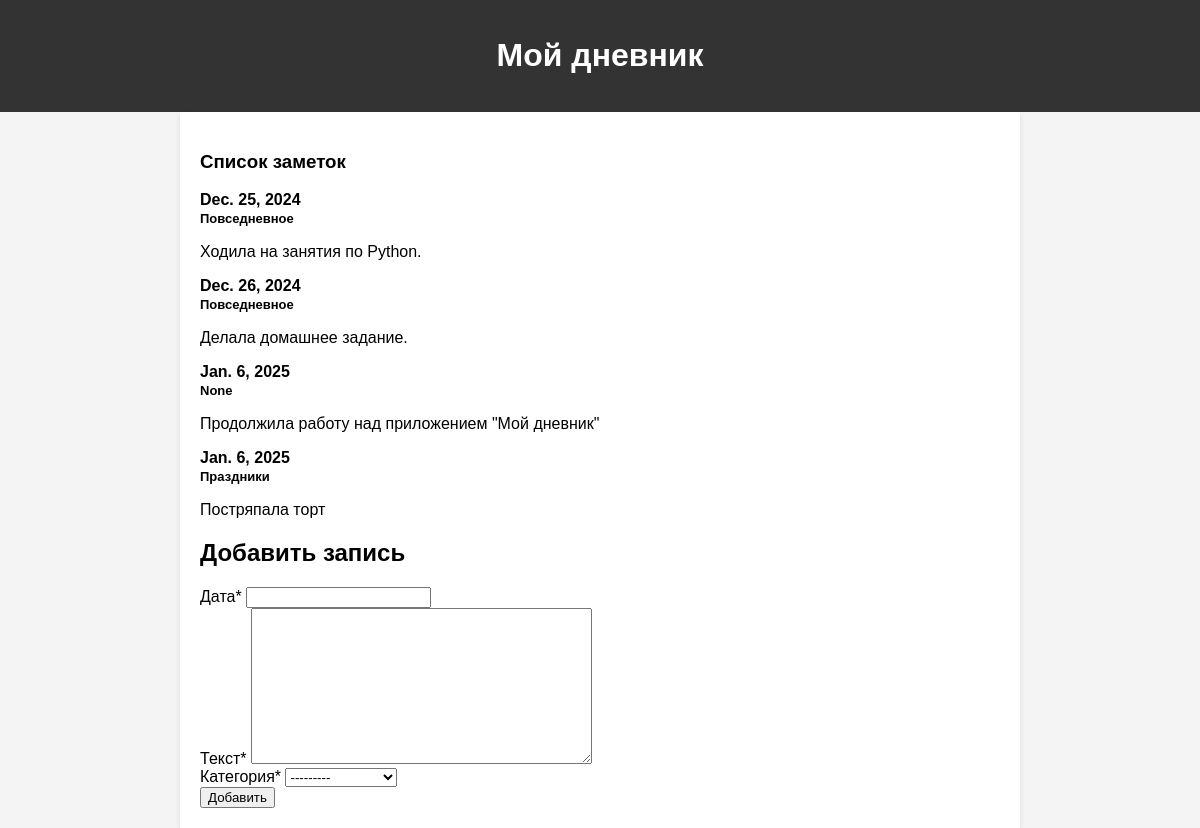
The app's page /, older data.
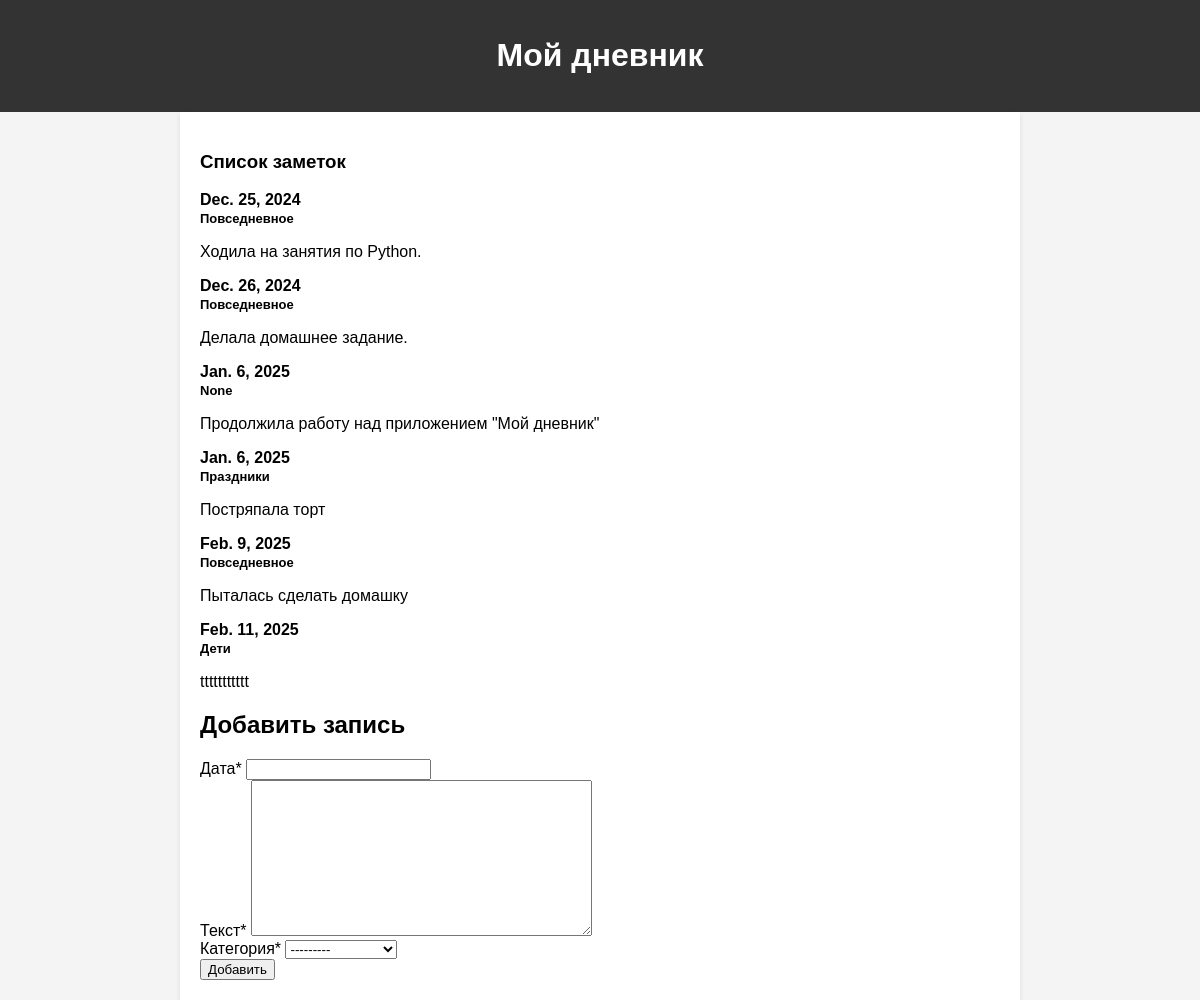
The same page, newer data.
### core/models.py (models this page shows, shortened)
class Note(models.Model):
    date = models.DateField(verbose_name='Дата')
    text = models.TextField(verbose_name='Текст заметки', blank=True, null=True)
    category = models.ForeignKey(NoteCategory, blank=True, null=True, on_delete=models.SET_NULL,
                                 verbose_name='Категория')
    class Meta:
        verbose_name = 'Заметка'
        verbose_name_plural = 'Заметки'

class NoteCategory(models.Model):
    title = models.CharField(max_length=255, verbose_name='Название')
    class Meta:
        verbose_name = 'Категория'
        verbose_name_plural = 'Категории'
    def __str__(self):
        return self.title

### core/views.py (the view, shortened to what this page needs)
# urls.py: path('', notes, name='notes'),
def notes(request):
    notes = Note.objects.all()
    note_form = NoteAddForm()
    return render(request, 'main.html', {'notes': notes,'note_form':note_form})

### core/forms.py
class NoteAddForm(forms.Form):
    date = forms.DateField(label='Дата')
    text = forms.CharField(label='Текст', widget=forms.Textarea)
    category = forms.ModelChoiceField(queryset=NoteCategory.objects.all(),
                                      label='Категория'
                                      )

### templates/main.html (shortened to what this page needs)
{% extends 'base.html' %}
{% load crispy_forms_tags %}
{% block content %}
<main>
    <h3>Список заметок</h3>
    {% for note in notes %}
    <p style="font-weight:bolder; margin-bottom:0px">{{note.date}}</p>
    <strong style="font-size:13px">{{note.category}}</strong>
    <p>{{note.text}}</p>
    {% endfor %}
    <div class="row mt-4">
        <div class="col-sm-5">
            <h2>Добавить запись</h2>
            <form method="post" action="{% url 'notes' %}">
                {{ note_form|crispy }}
                <button type="submit" class="btn btn-primary">Добавить</button>
            </form>
        </div>
    </div>
</main>
{% endblock %}

Row changes from the older to the newer data that the page shows:
added Note: date "Feb. 9, 2025", category "Повседневное", text "Пыталась сделать домашку"
added Note: date "Feb. 11, 2025", category "Дети", text "ttttttttttt"
